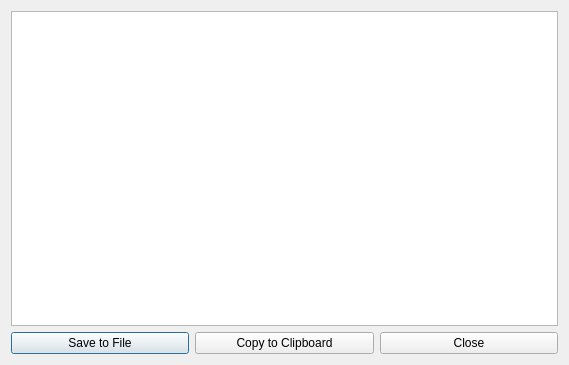
<?xml version="1.0" encoding="UTF-8"?>
<ui version="4.0">
 <class>ExportStats</class>
 <widget class="QDialog" name="ExportStats">
  <property name="geometry">
   <rect>
    <x>0</x>
    <y>0</y>
    <width>569</width>
    <height>365</height>
   </rect>
  </property>
  <property name="windowTitle">
   <string>Qute Stats Export</string>
  </property>
  <layout class="QVBoxLayout" name="verticalLayout">
   <item>
    <widget class="QPlainTextEdit" name="statsText">
     <property name="plainText">
      <string/>
     </property>
    </widget>
   </item>
   <item>
    <layout class="QHBoxLayout" name="horizontalLayout">
     <item>
      <widget class="QPushButton" name="saveStatsButton">
       <property name="text">
        <string>Save to File</string>
       </property>
      </widget>
     </item>
     <item>
      <widget class="QPushButton" name="copyStatsButton">
       <property name="text">
        <string>Copy to Clipboard</string>
       </property>
      </widget>
     </item>
     <item>
      <widget class="QPushButton" name="closeStatsButton">
       <property name="text">
        <string>Close</string>
       </property>
      </widget>
     </item>
    </layout>
   </item>
  </layout>
 </widget>
 <resources/>
 <connections/>
</ui>
